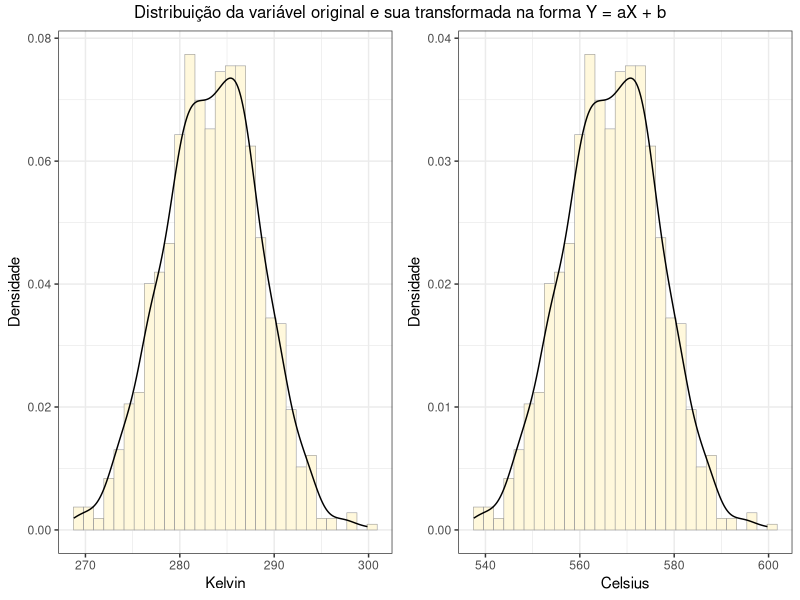

Generate this figure with R:
## ---- chunk 1
# | label: creating_variables

# para criar comentários comece a linha com #
# esses comentários são desconsiderados pelo interpretador do R (não processados)

# forma de atribuição mais comum
x <- 10
# forma menos comum
y = 20
# Atribuição reversa - para aqueles que vivem no Upside Down
30 -> z

# R é case-sensitive (diferencia maiusculas de minusculas)
Var1 <- 5
var1 <- 10

# Boas práticas para nomear variável
# Nunca:
# - Começar com números: 2var (incorreto)
# - Usar espaços ou carácteres especiais: minha variavel (incorreto)
# - Usar palavras reservadas: mean, if, for

# Use nomes descritivos, quem lê seu código não sabe o que você pensou
p_valor_teste_t <- 0.032
ic_95_inferior <- 12.3
ic_95_superior <- 18.7
## ---- chunk 2
# | label: data_types_numeric

# Números reais (padrão)
altura <- 1.75
peso <- 68.5
# "numeric"
class(altura)
class(1)

# Inteiros (com L)
n_amostras <- 100L
# "integer"
class(n_amostras)
## ---- chunk 3
# | label: data_types_character

tratamento <- "vacina"

# c() é um vetor (agrupamento de dados atômicos)
grupo <- c("controle", "tratado", "placebo")
# "character"
class(tratamento)
## ---- chunk 4
# | label: data_types_logical

significativo <- TRUE
hipotese_nula <- FALSE
p_valor <- 0.01
# operações lógicas: Retorna TRUE ou FALSE
p_valor < 0.05

class(hipotese_nula)
## ---- chunk 5
# | label: data_types_vector

# Como criar vetores
dados <- c(23, 45, 12, 67, 34)
sequencia <- 1:10
seq_regular <- seq(0, 1, by=0.1)
repeticao <- rep(c(0,1), times=5)

# vetor nomeado
idades <- c(fulano=21, cicrano=43)
names(idades)

# Operações vetorizadas são realizadas elemento por elemento
x <- c( 1,  2,  3,  4,  5)
y <- c(10, 20, 30, 40, 50)

x + y
x * 2
x^2
sqrt(x)

# Operações em vetores de tamanho diferente
# Cuidado! porque ocorre reciclagem do menor vetor
c(1, 2, 3) + c(10, 20)
## ---- chunk 6
# | label: functions_basic

dados <- c(23, 45, 12, 67, 34, 28, 51)

# funções do dia-a-dia
sum(dados)        # Soma
mean(dados)       # Média aritmética
median(dados)     # Mediana
var(dados)        # Variância amostral (n-1)
sd(dados)         # Desvio padrão
min(dados)        # Mínimo
max(dados)        # Máximo
range(dados)      # Min e Max
quantile(dados)   # Quartis
summary(dados)    # Resumo estatístico

# Outras funções úteis
# Tamanho do vetor
length(dados)
# Ordenação
sort(dados, decreasing = FALSE)
# Valores únicos
unique(dados)
# Tabela de frequências
dados <- c(rep("a", 2), rep("b", 4), rep("c", 8), rep("d", 1))
table(dados)
prop.table(table(dados))
## ---- chunk 7
# | label: arithmetics_operations

# Básicos
10 + 5    # Adição
10 - 5    # Subtração
10 * 5    # Multiplicação
10 / 5    # Divisão
10 ^ 2    # Potenciação
10 ** 2   # Potenciação
10 %% 3   # Módulo (resto): 1
10 %/% 3  # Divisão inteira: 3

amostra <- sample(0:200, 1e6, replace = TRUE)
media <- sum(amostra) / length(amostra)
variancia <- sum((amostra - mean(amostra))^2) / (length(amostra) - 1)
## ---- chunk 8
# | label: boolean_operations

# Comparação
5 > 3      # maior
5 < 3      # menor
5 >= 3     # maior ou igual
5 <= 3     # menor ou igual
5 == 3     # igual
5 != 3     # diferente
"a" == "b"

# Operadores booleanos
p <- TRUE
q <- FALSE
# operação   conectivo
!p           # NEGAÇÂO
p & q        # E - conjunção (só é V em VV)
p | q        # OU - disjunção inclusiva (só é F em FF)
xor(p, q)    # OU OU - disjunção exclusiva (é F sempre que iguais - VV, FF)
!p | q       # equivalente à condicional
(!p | q) & (!q | p) # equivalente à bicondicional

10 < 12 & 12 > 5

# short circuit evaluation
10 > 12 && nao_existo
10 < 12 || nao_existo

# Vetorização
idades <- c(18, 25, 30, 17, 22)
idades >= 18
## ---- chunk 9
# | label: matrices

# Criação de matrizes
matriz1 <- matrix(1:12, nrow=3, ncol=4)
matriz2 <- matrix(1:12, nrow=3, ncol=4, byrow=TRUE)

# Matriz de correlação
dados <- matrix(rnorm(100), ncol=5)
cor_matrix <- cor(dados)

# Operações matriciais
A <- matrix(c(1,2,3,4), nrow=2)
B <- matrix(c(5,6,7,8), nrow=2)

A + B         # Soma elemento por elemento
A * B         # Multiplicação elemento por elemento
A %*% B       # Multiplicação matricial verdadeira
t(A)          # Transposta
solve(A)      # Inversa (se existir)
det(A)        # Determinante

# Dimensões
dim(A)
nrow(A)
ncol(A)
## ---- chunk 10
# | label: data_frames

# Criação
df <- data.frame(
  id = 1:5,
  tratamento = c("A", "B", "A", "B", "A"),
  peso_inicial = c(65.2, 70.1, 68.5, 72.3, 66.8),
  peso_final = c(68.1, 71.5, 71.2, 73.8, 69.5),
  melhorou = c(TRUE, TRUE, TRUE, TRUE, NA)
)

# Estrutura e resumo
str(df)         # Estrutura do data.frame
summary(df)     # Resumo estatístico simples de cada coluna
head(df)        # Primeiras x linhas
tail(df)        # Últimas x linhas

# Acessando colunas
df$peso_inicial
df[["peso_inicial"]]
df[, "peso_inicial"]
df[, 3]
df[c(1, 3), 3]

# Criando nova variável no data.frame
df$ganho_peso <- df$peso_final - df$peso_inicial
df$ganho_percentual <- (df$ganho_peso / df$peso_inicial) * 100

head(df)
## ---- chunk 11
# | label: lists

# Lista com resultados de uma análise estatística
resultado_teste <- list(
  nome_teste = "Teste t de Student",
  estatistica_t = 2.453,
  graus_liberdade = 48,
  p_valor = 0.018,
  intervalo_confianca = c(1.23, 5.67),
  dados_originais = df,
  matriz_cov = matrix(rnorm(9), 3, 3)
)

# Acessando elementos
resultado_teste$p_valor
resultado_teste[["p_valor"]]
resultado_teste[[4]]

teste_t <- t.test(df$peso_final, df$peso_inicial, paired=TRUE)
str(teste_t)
names(teste_t)
## ---- chunk 12
# | label: factors

# Criação de fatores
sexo <- factor(c("M", "F", "F", "M", "F"), levels = c("M", "F"))
levels(sexo)
# Recodificação
levels(sexo) <- c("Masculino", "Feminino")

# Fator ordenado
educacao <- factor(
  c("Médio", "Superior", "Fundamental", "Superior", "Médio"),
  levels = c("Fundamental", "Médio", "Superior"),
  ordered = TRUE
)
as.integer((educacao))

# GLMs e ANOVA tratam fatores como dummies ou como variáveis discretas
df$tratamento[5] <- "C"
df$grupo <- df$tratamento
lm(peso_final ~ grupo, data=df)

df$grupo <- factor(df$tratamento)
lm(peso_final ~ grupo, data=df)

df$grupo <- factor(df$tratamento, ordered = TRUE)
lm(peso_final ~ grupo, data=df)
## ---- chunk 13
# | label: arrays

# Array de 3 dimensões (exemplo: medidas x indivíduos x tempo)
n_pacientes <- 5
n_tempos <- 3
peso_inicial <- rnorm(n_pacientes, mean = 70, sd = 5)
altura_inicial <- rnorm(n_pacientes, mean = 170, sd = 10)
idade_inicial <- rpois(n_pacientes, lambda = 23)

# matriz vazia
peso_tempo <- matrix(nrow = n_pacientes, ncol = n_tempos)
altura_tempo <- matrix(nrow = n_pacientes, ncol = n_tempos)
idade_tempo <- matrix(nrow = n_pacientes, ncol = n_tempos)

for(i in 1:n_pacientes) {
  peso_tempo[i, ] <- peso_inicial[i] + cumsum(c(0, rnorm(n_tempos-1, mean=0.5, sd=1)))
  altura_tempo[i, ] <- altura_inicial[i] + rnorm(n_tempos, mean=0, sd=0.5)
  idade_tempo[i, ] <- idade_inicial[i] + c(0, 0.25, 0.5)
}

imc_tempo <- peso_tempo / (altura_tempo/100)^2

medidas_tempo <- array(
  c(t(peso_tempo), t(altura_tempo), t(imc_tempo), t(idade_tempo)),
  dim = c(n_pacientes, n_tempos, 4),
  dimnames = list(
    paste("Paciente", 1:5),
    c("Mês_0", "Mês_3", "Mês_6"),
    c("Peso", "Altura", "IMC", "Idade")
  )
)

medidas_tempo[1, , ] # paciente 1
medidas_tempo[, , 4] # idade
medidas_tempo[, 2, ] # mes 2

n <- 1000
dados_epi <- data.frame(
  Sexo = sample(c("M", "F"), n, replace = TRUE),
  Idade = sample(c("0-20", "21-40", "41-60", "60+"), n, replace = TRUE),
  Exposicao = sample(c("Sim", "Não"), n, replace = TRUE, prob = c(0.3, 0.7)),
  Doenca = sample(c("Presente", "Ausente"), n, replace = TRUE, prob = c(0.1, 0.9))
)
tabela_4d <- table(dados_epi)
print(dim(tabela_4d))  # 2 x 4 x 2 x 2

# Análise de odds ratio estratificado
for(sexo in c("M", "F")) {
  for(idade in unique(dados_epi$Idade)) {
    subtabela <- tabela_4d[sexo, idade, , ]
    if(all(subtabela > 0)) {
      #|                | desfecho: Sim  | desfecho: Não |
      #|----------------|----------------|---------------|
      #| preditor: Sim  | A              | B             |
      #| preditor: Não  | C              | D             |
      # OR = a*d/b*c
      
      OR <- (subtabela[2,2] * subtabela[1,1]) / 
            (subtabela[2,1] * subtabela[1,2])
      cat(sprintf("OR para %s, %s: %.2f\n", sexo, idade, OR))
    }
  }
}
## ---- chunk 14
# | label: indexing

# VETORES
x <- c(10, 20, 30, 40, 50)
x[2]
x[c(1,3,5)]
x[-2]
x[x > 25]

# MATRIZES [linha, coluna]
mat <- matrix(1:12, nrow=3)
mat[2, 3]
mat[2, ]
mat[, 3]
mat[1:2, 3:4]

# DATA FRAMES
df[2, 3]
df[2, ]
df[, "peso_inicial"]
df$peso_inicial
df[df$tratamento == "A", ]
df[df$ganho_peso > 2 & df$tratamento == "A", c("id", "ganho_peso")]

# LISTAS
lista <- list(a=1:5, b=matrix(1:4,2), c="texto")
lista[[1]]
lista$a
lista[["b"]]
## ---- chunk 15
# peso em quilos ou gramas
x1 = 10 # 10 kg
x2 = 100 # 100 kg

x2 / x1

y1 = x1 * 1000 # 10000 g
y2 = x2 * 1000 # 100000 g

y2 / y1

# temperatura em celsius ou fahrenheit (1.8 * C + 32)
x1 = 10 # 10 C
x2 = 20 # 20 C

x2 / x1

y1 = 32 + (1.8 * x1) # 50 F
y2 = 32 + (1.8 * x2) # 68 F

y2 / y1

x3 = 30
y3 = 32 + (1.8 * x3)

(x3 - x1) / (x3 - x2) == (y3 - y1) / (y3 - y2)
## ---- chunk 16
x <- rnorm(1000, mean=283.15, sd=5.15) # aproximadamente 20°C
mean(x)
sd(x)
sd(x) / mean(x) * 100

y = x - 273.15
mean(y)
sd(y)
sd(y) / mean(y) * 100

y = x*2
mean(y)
sd(y)
sd(y) / mean(y) * 100
## ---- chunk 17
#| warning: false
#| label: fig3_density_variaveis_escala_intervalar
#| fig-cap: "Distribuição de uma variável na escala razão e sua transformada nas escalar intervalar."

require(tidyverse)
require(gridExtra)

temperatures <- tibble(kelvin = x, celsius = y)

k_plot <- ggplot(data = temperatures, aes(x=kelvin, y = ..density..)) +
  geom_histogram(fill = "cornsilk", colour = "grey60", size = .2) +
  geom_density() +
  labs(
    x = "Kelvin",
    y = "Densidade"
  ) +
  theme_bw()

c_plot <- ggplot(data = temperatures, aes(x=celsius, y = ..density..)) +
  geom_histogram(fill = "cornsilk", colour = "grey60", size = .2) +
  geom_density() +
  labs(
    x = "Celsius",
    y = "Densidade"
  ) +
  theme_bw()

marrangeGrob(
    list(k_plot, c_plot),
    ncol = 2, nrow = 1,
    top = "Distribuição da variável original e sua transformada na forma Y = aX + b"
)
